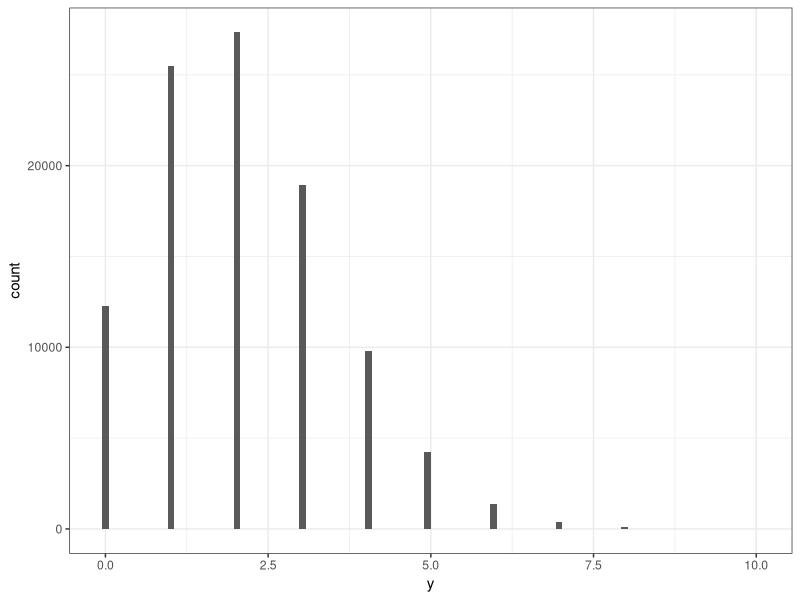

Reproduce this figure in R. (Note: this script raises an error after producing the figure.)
library(tidyverse)

n = 100000
lambda = 2.1

df <- tibble(y = rpois(n= n, lambda = lambda))

gg <- df %>% 
  ggplot(aes(x = y)) + 
  geom_histogram(bins = 100) + 
  theme_bw()

ggsave(filename = "figure_2.1_left.png", plot = gg)




ni